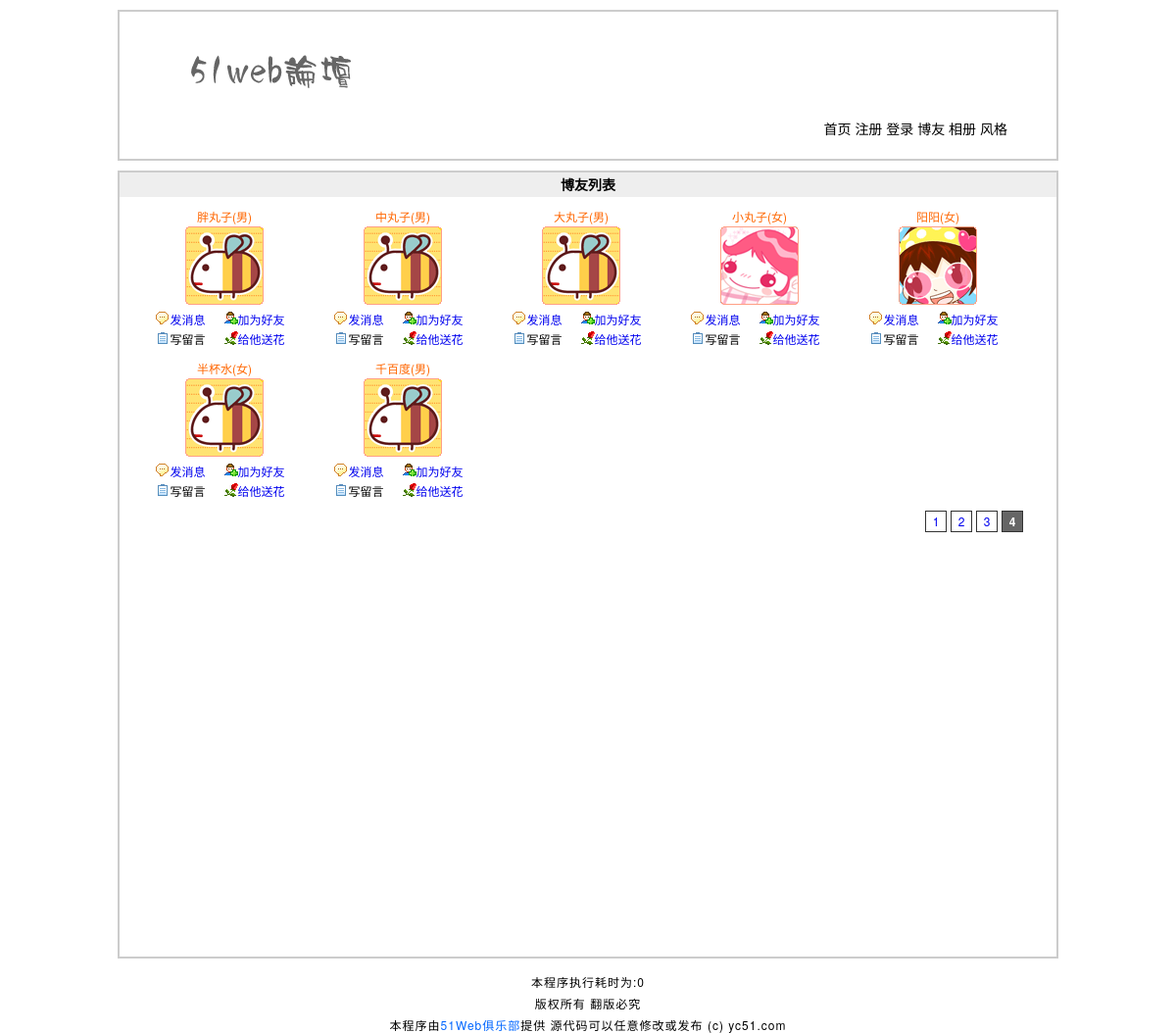
The app's page /blog.php?page=4 with its own data.
### tables this page shows
CREATE TABLE `tg_user` (
  `dg_id` mediumint(8) unsigned NOT NULL auto_increment COMMENT '//自动编号',
  `dg_uniqid` char(40) NOT NULL COMMENT '//验证登录唯一标识符',
  `dg_active` char(40) NOT NULL COMMENT '//激活账户的唯一标识符',
  `dg_username` varchar(20) NOT NULL COMMENT '//用户名',
  `dg_password` char(40) NOT NULL COMMENT '//密码',
  `dg_question` varchar(20) NOT NULL COMMENT '//问题',
  `dg_answer` char(40) NOT NULL COMMENT '//答案',
  `dg_email` varchar(40) default NULL COMMENT '//邮件',
  `dg_qq` varchar(10) default NULL COMMENT '//QQ',
  `dg_url` varchar(40) default NULL COMMENT '//网址',
  `dg_sex` char(1) NOT NULL COMMENT '//性别',
  `dg_face` char(12) NOT NULL COMMENT '//头像',
  `dg_switch` tinyint(1) unsigned NOT NULL default '1' COMMENT '//个性签名开关',
  `dg_autograph` varchar(200) default NULL COMMENT '//个性签名',
  `dg_level` tinyint(1) unsigned NOT NULL default '0' COMMENT '//会员等级',
  `dg_reg_time` datetime NOT NULL COMMENT '//注册时间',
  `dg_last_time` datetime NOT NULL COMMENT '//最后登录时间',
  `dg_last_ip` varchar(20) NOT NULL COMMENT '//最后登录的IP',
  `tg_login_count` smallint(4) unsigned NOT NULL default '0' COMMENT '//登录次数统计',
  PRIMARY KEY  (`dg_id`)
);

### blog.php (the view, shortened to what this page needs)
<?php
	global $_pagesize,$_pagenum;
		$result = mysql_query("        SELECT
				                               dg_id, dg_username,dg_sex,dg_face
				                         FROM
				                               tg_user
				                     ORDER BY
				                               dg_reg_time
				                         DESC
				                        LIMIT
				                               $_pagenum,$_pagesize
	                        ");
?>
<!DOCTYPE html>
<html>
	<head>
		<link rel="stylesheet" type="text/css" href="css/1/basic.css"/>
		<link rel="stylesheet" type="text/css" href="css/1/blog.css"/>
	</head>
	<body>
	<?php
		require ROOT_PATH.'includes/header.inc.php';
	?>
	<div id="blog">
		<h2>博友列表</h2>
		<?php
		     $_html = array();
		     while  ($rows = mysql_fetch_array($result,MYSQL_ASSOC)) {
			 $_html['id'] = $rows['dg_id'];
			 $_html['username'] = $rows['dg_username'];
			 $_html['sex'] = $rows['dg_sex'];
		     $_html['face'] = $rows['dg_face'];
			 $_html = _html($_html);
		?>
		<dl>
			<dd class="user"><?php echo $_html['username'] ?>(<?php echo $_html['sex'] ?>)</dd>
			<dt><img src="<?php echo $_html['face'] ?>" alt="<?php echo $_html['face'] ?>" /></dt>
			<dd class="message"><a href="javascript:;" name="message" title="<?php echo $_html['id']?>">发消息</a></dd>
			<dd class="friend"><a href="javascript:;" name="friend" title="<?php echo $_html['id']?>">加为好友</a></dd>
			<dd class="guest">写留言</dd>
			<dd class="flower"><a href="javascript:;" name="flower" title="<?php echo $_html['id']?>">给他送花</a></dd>
		</dl>
		<?php }?>
	</div>
	<?php
		require ROOT_PATH.'includes/footer.inc.php';
	?>
</body>
</html>

### css/1/basic.css (style rules this page uses)
body,h1,h2,h3,h4,h5,p,span,dl,dd,ul,ol,form,input,textarea,th,td,select { margin:0; padding:0; }
a { text-decoration:none; }
img { border:none; vertical-align:top; }
body { font-family: "Helvetica Neue", Helvetica, Arial, "Microsoft Yahei UI", "Microsoft YaHei", SimHei, "\5B8B\4F53", simsun, sans-serif; width:960px; margin:0 auto; background:#fff; font-size:14px; }
h2 { font-size:14px; background:#eee; height:25px; line-height:25px; text-indent:10px; }

### css/1/blog.css (style rules this page uses)
#blog { width:auto; height:800px; border:2px solid #ccc; font-size:12px; }
#blog h2 { text-indent:0; text-align:center; }
#blog dl { width:150px; margin:10px 0 0 32px; float:left; }
#blog dl dt { width:150px; margin:0 0 5px 0; }
#blog dl dt img { margin:0 auto; display:block; }
#blog dl dd { height:20px; line-height:20px; text-align:center; width:75px; float:left; }
#blog dl dd.user { width:150px; float:none; color:#f60; }
#blog dl dd.message { background:url(../../images/x1.gif) no-repeat 5px 35%; }
#blog dl dd.friend { background:url(../../images/x2.gif) no-repeat left 35%; }
#blog dl dd.guest { background:url(../../images/x3.gif) no-repeat 5px 35%; }
#blog dl dd.flower { background:url(../../images/x4.gif) no-repeat left 35%; }

### records on screen
tg_user: dg_username "胖丸子", dg_sex "男", dg_face (picture)
tg_user: dg_username "中丸子", dg_sex "男", dg_face (picture)
tg_user: dg_username "大丸子", dg_sex "男", dg_face (picture)
tg_user: dg_username "小丸子", dg_sex "女", dg_face (picture)
tg_user: dg_username "阳阳", dg_sex "女", dg_face (picture)
tg_user: dg_username "半杯水", dg_sex "女", dg_face (picture)
tg_user: dg_username "千百度", dg_sex "男", dg_face (picture)

### other values on screen
_runtime()-$start_time "0"
